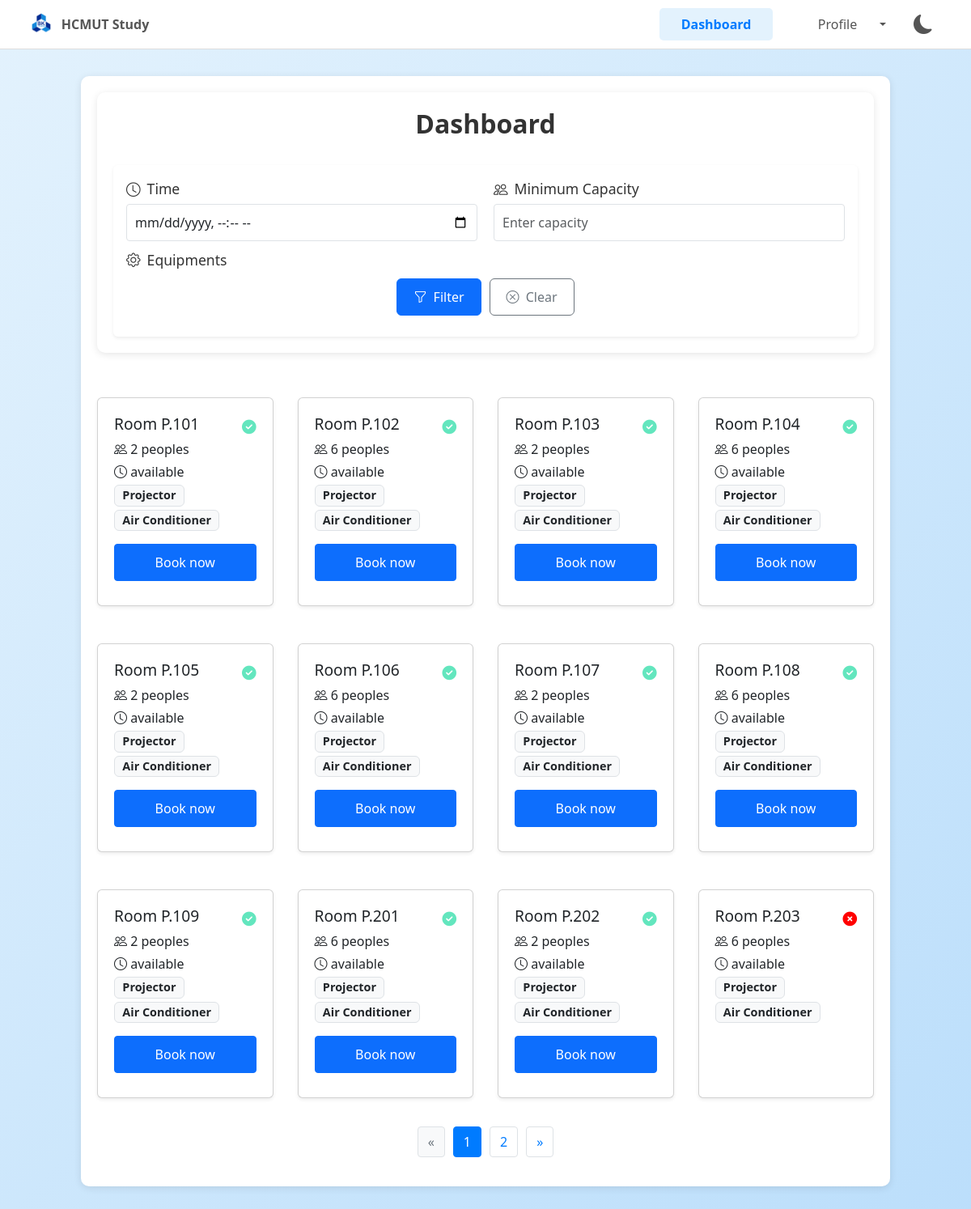
The app's page /dashboard (signed in) with its own data.
### models/study_space.py (models this page shows, shortened)
class Room(Base):
    __tablename__ = "rooms"
    roomID = Column(String, primary_key=True, index=True)  # Changed to String
    type = Column(String, nullable=False)
    capacity = Column(Integer, nullable=False)
    equipment = Column(String)  # Storing as JSON string
    status = Column(String, default="available")
    location = Column(String)
    timeSlot_id = Column(Integer, ForeignKey("datetime_ranges.id"), nullable=True)
    timeSlot = relationship("DateTimeRange")

### controllers/reservation_controller.py (the view)
@reservation_bp.route('/dashboard')
def dashboard():
    if 'user' not in session:
        return redirect(url_for('auth.login'))
    db = next(get_db())
    time_filter = request.args.get('time')
    capacity = request.args.get('capacity')
    equipment = request.args.get('equipment[]')  # Adjusted to match multiple selection
    page = int(request.args.get('page', 1))  # Get page number, default to 1
    criteria = {}
    if time_filter:
        start = datetime.strptime(time_filter, '%Y-%m-%dT%H:%M')
        end = start + timedelta(hours=1/600)
        criteria['timeSlot'] = DateTimeRange(startTime=start, endTime=end)
    if capacity:
        criteria['capacity'] = int(capacity)
    if equipment:
        criteria['equipment'] = [equipment]
    user = db.query(User).filter_by(userID=session['user']['id']).first()
    if not user:
        db.close()
        return redirect(url_for('auth.login'))
    rooms = db.query(Room).options(joinedload(Room.timeSlot)).all()
    db.close()
    ITEMS_PER_PAGE = 12
    start = (page - 1) * ITEMS_PER_PAGE
    end = start + ITEMS_PER_PAGE
    paginated_rooms = rooms[start:end]
    total_rooms = len(rooms)
    spaces = [
        {
            'id': room.roomID,
            'capacity': room.capacity,
            'status': room.status,
            'equipment': json.loads(room.equipment) if isinstance(room.equipment, str) else room.equipment,
            'timeslot': room.timeSlot.to_string() if room.timeSlot else "available"
        } for room in paginated_rooms
    ]
    return render_template('dashboard.html',
                           spaces=spaces,
                           current_page=page,
                           total_spaces=total_rooms)

### data/database.py (called while the page is built)
def get_db():
    db = SessionLocal()
    try:
        yield db
    finally:
        db.close()

### views/template/dashboard.html (shortened to what this page needs)
{% extends 'base.html' %}
{% block content %}
<link href="https://cdn.jsdelivr.net/npm/choices.js/public/assets/styles/choices.min.css" rel="stylesheet">
<link rel="stylesheet" href="{{ url_for('static', filename='style.css') }}">
<br>
<div class="dashboard-container">
    <div class="mb-4 filter-form">
        <h2 class="fw-bold">Dashboard</h2>
        <br>
        <form method="GET" class="p-3 rounded shadow-sm">
            <div class="row">
                <div class="col-md-6 mb-2">
                    <label for="time" class="form-label">
                        <i class="bi bi-clock"></i> Time
                    </label>
                    <input type="datetime-local" class="form-control" id="time" name="time" required
                           value="{{ request.args.get('time', '') }}">
                </div>
                <div class="col-md-6 mb-2">
                    <label for="capacity" class="form-label">
                        <i class="bi bi-people"></i> Minimum Capacity
                    </label>
                    <input type="number" class="form-control" id="capacity" name="capacity" placeholder="Enter capacity"
                           value="{{ request.args.get('capacity', '') }}">
                </div>
            </div>
            <div class="mb-3">
                <label for="equipment" class="form-label">
                    <i class="bi bi-gear"></i> Equipments
                </label>
            </div>
            <div class="center">
                <button type="submit" class="btn btn-primary button-resize">
                    <i class="bi bi-funnel me-1"></i> Filter
                </button>
                <button type="reset" class="btn btn-outline-secondary button-resize">
                    <i class="bi bi-x-circle me-1"></i> Clear
                </button>
            </div>
        </form>
    </div>
    <div class="row g-3">
        {% for space in spaces %}
        <div class="col-6 col-md-4 col-lg-3">
            <div class="card shadow-sm space-card">
                <div class="card-body">
                    <div class="d-flex justify-content-between align-items-center">
                        <h5 class="card-title">Room {{ space.id }}</h5>
                        <span class="status-icon">
                            {% if space.status == 'available' %}
                                <i class="fa-solid fa-circle-check" style="color: #63E6BE;"></i>
                            {% elif space.status == 'reserved' %}
                                <i class="fa-solid fa-circle-info" style="color: #FFD43B;"></i>
                            {% else %}
                                <i class="fa-solid fa-circle-xmark" style="color: #ff0000;"></i>
                            {% endif %}
                        </span>
                    </div>
                    <p class="card-text mb-1">
                        <i class="bi bi-people"></i> {{ space.capacity }} peoples
                    </p>
                    <p class="card-text mb-1">
                        {% if space.timeslot%}
                            <i class="bi bi-clock"></i> {{ space.timeslot }}
                        {% elif space.status == "In Maintenance" %}
                            <i class="bi bi-clock"></i> {{ "In Maintenance" }}
                        {% endif %}
                    </p>
                    <div class="d-flex flex-wrap gap-1">
                        {% for tag in space.equipment %}
                        <span class="badge bg-light border text-dark">{{ tag }}</span>
                        {% endfor %}
                    </div>
                    <div class="mt-3">
                        {% if space.status == 'available' %}
                        <a href="{{ url_for('reservation.reserve_space', space_id=space.id) }}" class="btn btn-primary btn-sm w-100 button-resize">Book now</a>
                        {% elif space.status == 'reserved' and session.user.role == 'student' %}
                        <a href="{{ url_for('reservation.checkin', space_id=space.id) }}" class="btn btn-warning btn-sm w-100">Check-In</a>
                        {% endif %}
                    </div>
                </div>
            </div>
        </div>
        {% endfor %}
    </div>
    <div class="pagination-container">
        <nav aria-label="Page navigation">
            <ul class="pagination">
                <li class="page-item {% if current_page <= 1 %}disabled{% endif %}">
                    {% set args = request.args.to_dict() %}
                    {% set _ = args.pop('page', None) %}
                    <a class="page-link" href="{{ url_for('reservation.dashboard', page=current_page-1, **args) }}" aria-label="Previous">
                        <span aria-hidden="true">«</span>
                    </a>
                </li>
                {% set total_pages = (total_spaces / 12) | round(0, 'ceil') | int %}
                {% set start_page = [1, current_page - 2] | max %}
                {% set end_page = [total_pages, current_page + 2] | min %}
                {% for page in range(start_page, end_page + 1) %}
                    <li class="page-item {% if page == current_page %}active{% endif %}">
                        {% set args = request.args.to_dict() %}
                        {% set _ = args.pop('page', None) %}
                        <a class="page-link" href="{{ url_for('reservation.dashboard', page=page, **args) }}">{{ page }}</a>
                    </li>
                {% endfor %}
                <li class="page-item {% if current_page >= total_pages %}disabled{% endif %}">
                    {% set args = request.args.to_dict() %}
                    {% set _ = args.pop('page', None) %}
                    <a class="page-link" href="{{ url_for('reservation.dashboard', page=current_page+1, **args) }}" aria-label="Next">
                        <span aria-hidden="true">»</span>
                    </a>
                </li>
            </ul>
        </nav>
    </div>
</div>
{% endblock %}

### views/template/base.html (shortened to what this page needs)
<!DOCTYPE html>
<html lang="vi">
<head>
    <link rel="stylesheet" href="{{ url_for('static', filename='style.css') }}">
    <link href="https://cdn.jsdelivr.net/npm/bootstrap@5.3.0/dist/css/bootstrap.min.css" rel="stylesheet">
    <link href="https://cdn.jsdelivr.net/npm/bootstrap-icons/font/bootstrap-icons.css" rel="stylesheet">
    <link href="https://cdn.jsdelivr.net/npm/choices.js/public/assets/styles/choices.min.css" rel="stylesheet">
</head>
<body>
    {% if session.user %}
    <nav class="top-nav-desktop">
        <div class="container">
            <a href="{{ url_for('auth.home') }}" class="navbar-brand">
                <img src="{{ url_for('static', filename='hcmut_logo.png') }}" alt="HCMUT Logo">
                <span class="text">HCMUT Study</span>
            </a>
            <div class="nav-links">
                <a href="{{ url_for('reservation.dashboard') }}" class="{% if request.endpoint == 'reservation.dashboard' %}active{% endif %}">
                    <span class="text">Dashboard</span>
                </a>
                <div class="dropdown">
                    <a href="#" class="profile-btn dropdown-toggle {% if request.endpoint in ['auth.profile', 'auth.logout'] %}active{% endif %}" data-bs-toggle="dropdown" aria-expanded="false">
                        <span class="text">Profile</span>
                    </a>
                </div>
                <div>
                    <button class="theme-toggle-btn">
                        <i class="bi bi-moon-fill me-2"></i>
                    </button>
                </div>
            </div>
        </div>
    </nav>
    {% endif %}
    <div class="container">
        {% block content %}
        {% endblock %}
    </div>
    {% set hide_nav = hide_bottom_nav | default(False) %}
</body>
</html>

### views/static/style.css (style rules this page uses)
body.login-body .btn-primary, .btn-outline-secondary { width: 100%; font-size: 1rem; padding: 10px; }
.dashboard-container { padding: 10px; background-color: #f8f9fa; }
.filter-form { margin-bottom: 20px; background-color: #fff; }
.space-card { height: 100%; }
.space-card .card-body { padding: 15px; }
.space-card .card-title { font-size: 1.1rem; }
.space-card .card-text { font-size: 0.9rem; }
.space-card .badge { font-size: 0.8rem; }
.space-card .btn { font-size: 0.9rem; padding: 8px; }
.center { display: flex; justify-content: center; align-items: center; gap: 10px; }
.status-icon { font-size: 1rem; line-height: 1; }
.filter-form .form-label { display: flex; align-items: center; gap: 5px; font-size: 0.9rem; margin-bottom: 5px; }
.filter-form .form-control { font-size: 0.9rem; padding: 8px; border-radius: 0.25rem; transition: border-color 0.2s; }
.filter-form .mb-2, .filter-form .mb-3 { margin-bottom: 10px !important; }
.pagination-container { margin-top: 20px; display: flex; justify-content: center; align-items: center; }
.pagination .page-item .page-link { border-radius: 0.25rem; margin: 0 5px; color: #007bff; border: 1px solid #dee2e6; transition: background-color 0.2s, color 0.2s; }
.pagination .page-item.active .page-link { background-color: #007bff; color: #fff; border-color: #007bff; }
.pagination .page-item.disabled .page-link { color: #6c757d; pointer-events: none; background-color: #f8f9fa; border-color: #dee2e6; }
@media (min-width: 768px) { body { background: linear-gradient(135deg, #e3f2fd 0%, #bbdefb 100%); } }
@media (min-width: 768px) { .dashboard-container { padding: 20px; max-width: 1000px; margin: 0 auto; background-color: #fff; border-radius: 10px; box-shadow: 0 2px 10px rgba(0, 0, 0, 0.1); } }
@media (min-width: 768px) { .filter-form { border-radius: 10px; box-shadow: 0 2px 10px rgba(0, 0, 0, 0.1); padding: 20px; margin-bottom: 30px; } }
@media (min-width: 768px) { .filter-form .row { margin: 0 -10px; } }
@media (min-width: 768px) { .filter-form .col-md-6 { padding: 0 10px; } }
@media (min-width: 768px) { .filter-form .form-label { font-size: 1.1rem; gap: 8px; } }
@media (min-width: 768px) { .filter-form .form-control, .filter-form .choices__inner { font-size: 1rem; padding: 10px; min-height: 38px; } }
@media (min-width: 768px) { .filter-form .btn { font-size: 1rem; padding: 10px 20px; } }
@media (min-width: 768px) { .space-card { transition: transform 0.2s; } }
@media (min-width: 768px) { .space-card .card-body { padding: 20px; } }
@media (min-width: 768px) { .space-card .card-title { font-size: 1.2rem; } }
@media (min-width: 768px) { .space-card .card-text { font-size: 1rem; } }
@media (min-width: 768px) { .space-card .badge { font-size: 0.9rem; } }
@media (min-width: 768px) { .space-card .btn { font-size: 1rem; padding: 10px; } }
@media (min-width: 768px) { .row.g-3 { margin: 0 -15px; } }
@media (min-width: 768px) { .col-6 { padding: 15px; } }
@media (min-width: 768px) { .button-resize { max-width: 200px; transition: transform 0.2s, box-shadow 0.2s, background-color 0.2s; } }
@media (min-width: 768px) { .center .btn { width: auto; } }
@media (min-width: 768px) { .status-icon { font-size: 1.1rem; } }
body.body-home h1, h2 { text-align: center; }

### records on screen
Room: id "P.101", capacity "2", timeslot "available", equipment "Projector" "Air Conditioner"
Room: id "P.102", capacity "6", timeslot "available", equipment "Projector" "Air Conditioner"
Room: id "P.103", capacity "2", timeslot "available", equipment "Projector" "Air Conditioner"
Room: id "P.104", capacity "6", timeslot "available", equipment "Projector" "Air Conditioner"
Room: id "P.105", capacity "2", timeslot "available", equipment "Projector" "Air Conditioner"
Room: id "P.106", capacity "6", timeslot "available", equipment "Projector" "Air Conditioner"
Room: id "P.107", capacity "2", timeslot "available", equipment "Projector" "Air Conditioner"
Room: id "P.108", capacity "6", timeslot "available", equipment "Projector" "Air Conditioner"
Room: id "P.109", capacity "2", timeslot "available", equipment "Projector" "Air Conditioner"
Room: id "P.201", capacity "6", timeslot "available", equipment "Projector" "Air Conditioner"
Room: id "P.202", capacity "2", timeslot "available", equipment "Projector" "Air Conditioner"
Room: id "P.203", status "In Maintenance" (drawn), capacity "6", timeslot "available", equipment "Projector" "Air Conditioner"

### other values on screen
{{ page }} "1" "2"
